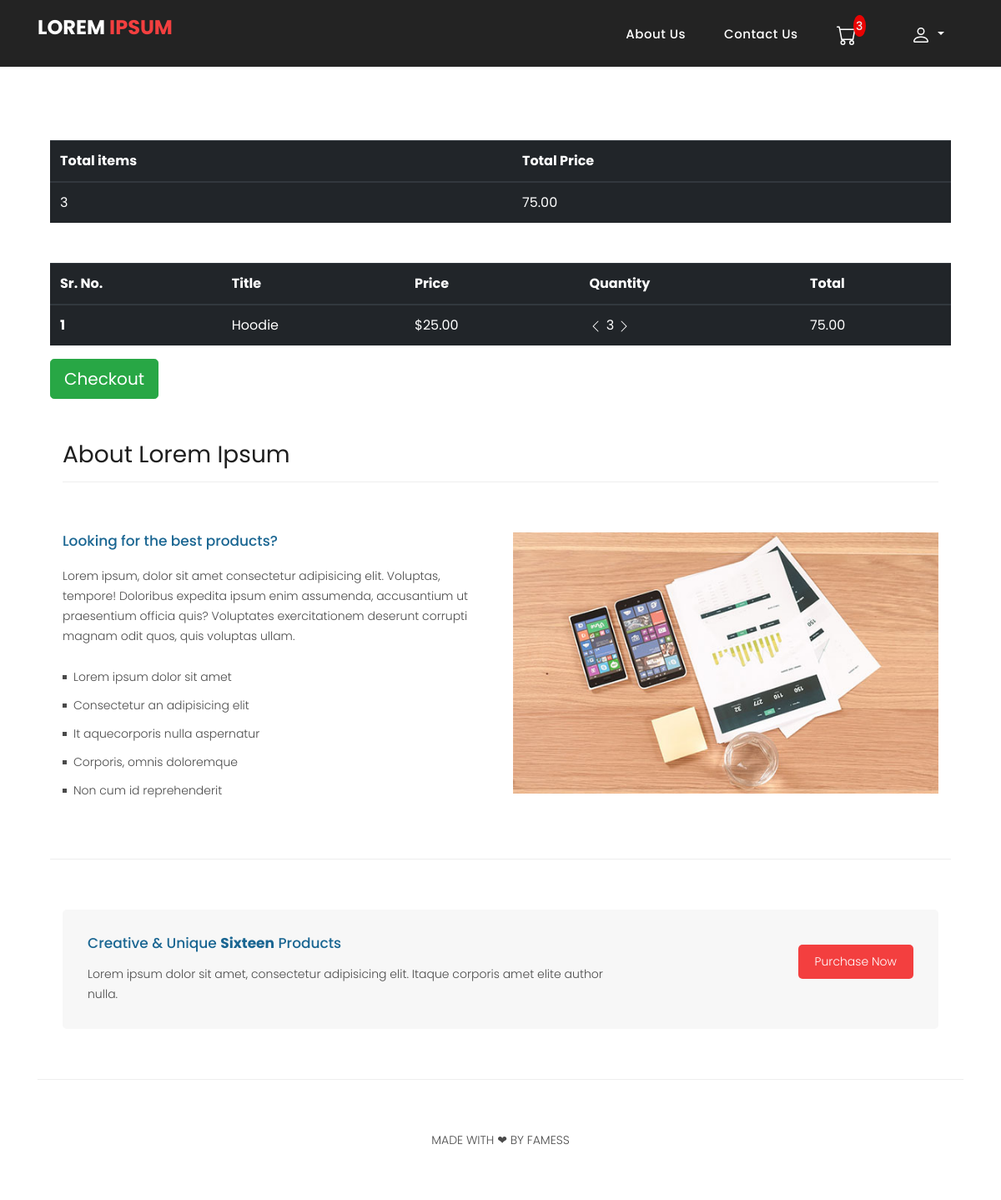
The app's page /cart/ (signed in) with its own data.
### mysite/models.py (models this page shows, shortened)
class Order(models.Model):
    customer = models.ForeignKey(Customer,on_delete=models.SET_NULL, blank=True, null=True)
    ordered_date = models.DateTimeField(default=datetime.now(), blank=True)
    ordered = models.BooleanField(default=False)
    transaction_id = models.CharField(max_length=200)
    @property
    def get_cart_total(self):
        orderitems = self.orderitem_set.all()
        total = sum([item.get_total for item in orderitems])
        return total
    @property
    def get_cart_items(self):
        orderitems = self.orderitem_set.all()
        total = sum([item.quantity for item in orderitems])
        return total

class OrderItem(models.Model):
    item = models.ForeignKey(Item, on_delete=models.SET_NULL, blank=True, null=True)
    quantity = models.IntegerField(default=1)
    order= models.ForeignKey(Order,on_delete=models.SET_NULL,blank=True, null=True)
    date_added = models.DateTimeField(default=datetime.now(), blank=True)
    @property
    def get_total(self):
        return self.item.price * self.quantity

class Item(models.Model):
    title = models.CharField(max_length=400)
    description = models.TextField()
    price = models.DecimalField(max_digits=7, decimal_places=2)
    listed_date = models.DateTimeField(default=datetime.now(), blank=True)
    image = models.ImageField(upload_to='item_images',blank=True, null=True)
    slug = models.SlugField(default="test-product")

### mysite/views.py (the view)
# urls.py: path('cart/',views.cart,name='cart'),
def cart(request):
    if request.user.is_authenticated:
        customer = request.user.customer
        order, created = Order.objects.get_or_create(customer=customer, ordered=False)
        items = order.orderitem_set.all()
        cartItems = order.get_cart_items
    else:
        cookieData = cookieCart(request)
        cartItems = cookieData['cartItems']
        order = cookieData['order']
        items = cookieData['items']
        print(items)
    return render(request, 'mysite/cart.html',{
        'items':items,
        'order':order,
        'cartItems':cartItems,
    })

### mysite/templates/mysite/cart.html
{% extends 'mysite/base.html' %}
{% load static %}
{% block body_block %}
<br>
<div class="container mt-5 pt-5">
<table class="table table-dark mt-5 pt-5">
    <thead>
      <tr>
        <th scope="col">Total items</th>
        <th scope="col">Total Price</th>
      </tr>
    </thead>
    <tbody>
      <tr>
        <td>{{order.get_cart_items}}</td>
        <td>{{order.get_cart_total|floatformat:2}}</td>
      </tr>
    </tbody>
  </table>
<table class="table table-dark mt-5 pt-5">
    <thead>
      <tr>
        <th scope="col">Sr. No.</th>
        <th scope="col">Title</th>
        <th scope="col">Price</th>
        <th scope="col">Quantity</th>
        <th scope="col">Total</th>
      </tr>
    </thead>
    <tbody>
    {% for product in items %}
      <tr>
        <th scope="row">{{ forloop.counter }}</th>
        <td>{{product.item.title}}</td>
        <td>${{product.item.price|floatformat:2}}</td>
        <td>
            <a data-product={{product.item.id}} data-action="remove" class="update-cart">
              <svg xmlns="http://www.w3.org/2000/svg" width="16" height="16" fill="currentColor" class="bi bi-chevron-left" viewBox="0 0 16 16">
                  <path fill-rule="evenodd" d="M11.354 1.646a.5.5 0 0 1 0 .708L5.707 8l5.647 5.646a.5.5 0 0 1-.708.708l-6-6a.5.5 0 0 1 0-.708l6-6a.5.5 0 0 1 .708 0z"/>
                </svg>
              </a>
            {{product.quantity}}
            <a data-product={{product.item.id}} data-action="add" class="update-cart">
              <svg xmlns="http://www.w3.org/2000/svg" width="16" height="16" fill="currentColor" class="bi bi-chevron-right" viewBox="0 0 16 16">
                  <path fill-rule="evenodd" d="M4.646 1.646a.5.5 0 0 1 .708 0l6 6a.5.5 0 0 1 0 .708l-6 6a.5.5 0 0 1-.708-.708L10.293 8 4.646 2.354a.5.5 0 0 1 0-.708z"/>
              </svg>
            </a>
        </td>
        <td>{{product.get_total|floatformat:2}}</td>
      </tr>
    {% endfor %}
    </tbody>
  </table>
  <a href="{%url 'mysite:checkout' %}" class="btn btn-lg btn-success">Checkout</a>
  <div class="best-features" id="aboutus">
    <div class="container">
      <div class="row">
        <div class="col-md-12">
          <div class="section-heading">
            <h2>About Lorem Ipsum</h2>
          </div>
        </div>
        <div class="col-md-6">
          <div class="left-content">
            <h4>Looking for the best products?</h4>
            <p>Lorem ipsum, dolor sit amet consectetur adipisicing elit. Voluptas, tempore! Doloribus expedita ipsum enim assumenda, accusantium ut praesentium officia quis? Voluptates exercitationem deserunt corrupti magnam odit quos, quis voluptas ullam.</p>
            <ul class="featured-list">
              <li><a href="#">Lorem ipsum dolor sit amet</a></li>
              <li><a href="#">Consectetur an adipisicing elit</a></li>
              <li><a href="#">It aquecorporis nulla aspernatur</a></li>
              <li><a href="#">Corporis, omnis doloremque</a></li>
              <li><a href="#">Non cum id reprehenderit</a></li>
            </ul>
          </div>
        </div>
        <div class="col-md-6">
          <div class="right-image">
            <img src="{% static 'mysite/assets/images/feature-image.jpg' %}" alt="">
          </div>
        </div>
      </div>
    </div>
  </div>
  <div class="call-to-action" id="calltoaction">
    <div class="container">
      <div class="row">
        <div class="col-md-12">
          <div class="inner-content">
            <div class="row">
              <div class="col-md-8">
                <h4>Creative &amp; Unique <em>Sixteen</em> Products</h4>
                <p>Lorem ipsum dolor sit amet, consectetur adipisicing elit. Itaque corporis amet elite author nulla.</p>
              </div>
              <div class="col-md-4">
                <a href="#" class="filled-button">Purchase Now</a>
              </div>
            </div>
          </div>
        </div>
      </div>
    </div>
  </div>
</div>
  {% endblock body_block %}

### mysite/static/mysite/assets/css/templatemo-sixteen.css (style rules this page uses)
body { font-family: 'Poppins', sans-serif; overflow-x: hidden; text-rendering: optimizeLegibility; -webkit-font-smoothing: antialiased; -moz-osx-font-smoothing: grayscale; }
p { margin-bottom: 0px; font-size: 14px; font-weight: 300; color: #4a4a4a; line-height: 24px; }
a { text-decoration: none!important; }
ul { padding: 0; margin: 0; list-style: none; }
h1,h2,h3,h4,h5,h6 { margin: 0px; }
a.filled-button { background-color: #f33f3f; color: #fff; font-size: 14px; text-transform: capitalize; font-weight: 300; padding: 10px 20px; border-radius: 5px; display: inline-block; transition: all 0.3s; }
.section-heading { text-align: left; margin-bottom: 60px; border-bottom: 1px solid #eee; }
.section-heading h2 { font-size: 28px; font-weight: 400; color: #1e1e1e; margin-bottom: 15px; }
.best-features { margin-top: 50px; }
.best-features .container .row { border-bottom: 1px solid #eee; padding-bottom: 60px; }
.best-features img { width: 100%; overflow: hidden; }
.best-features h4 { font-size: 17px; color: #1a6692; margin-bottom: 20px; }
.best-features ul.featured-list li { display: block; margin-bottom: 10px; }
.best-features p { margin-bottom: 25px; }
.best-features ul.featured-list li a { font-size: 14px; color: #4a4a4a; font-weight: 300; transition: all .3s; position: relative; padding-left: 13px; }
.best-features ul.featured-list li a:before { content: ''; width: 5px; height: 5px; display: inline-block; background-color: #4a4a4a; position: absolute; left: 0; transition: all .3s; top: 8px; }
.call-to-action .inner-content { margin-top: 60px; padding: 30px; background-color: #f7f7f7; border-radius: 5px; }
.call-to-action .inner-content h4 { font-size: 17px; color: #1a6692; margin-bottom: 15px; }
.call-to-action .inner-content em { font-style: normal; font-weight: 700; }
.call-to-action .inner-content .col-md-4 { text-align: right; }
.call-to-action .inner-content .filled-button { margin-top: 12px; }

### mysite/static/mysite/assets/css/style.css (style rules this page uses)
html, body { height: 100%; }

### records on screen
Order: get_cart_items "3", get_cart_total "75.00"
OrderItem: item "Hoodie", item.price "25.00", quantity "3", get_total "75.00"

### other values on screen
{{ cartItems }} "3"
